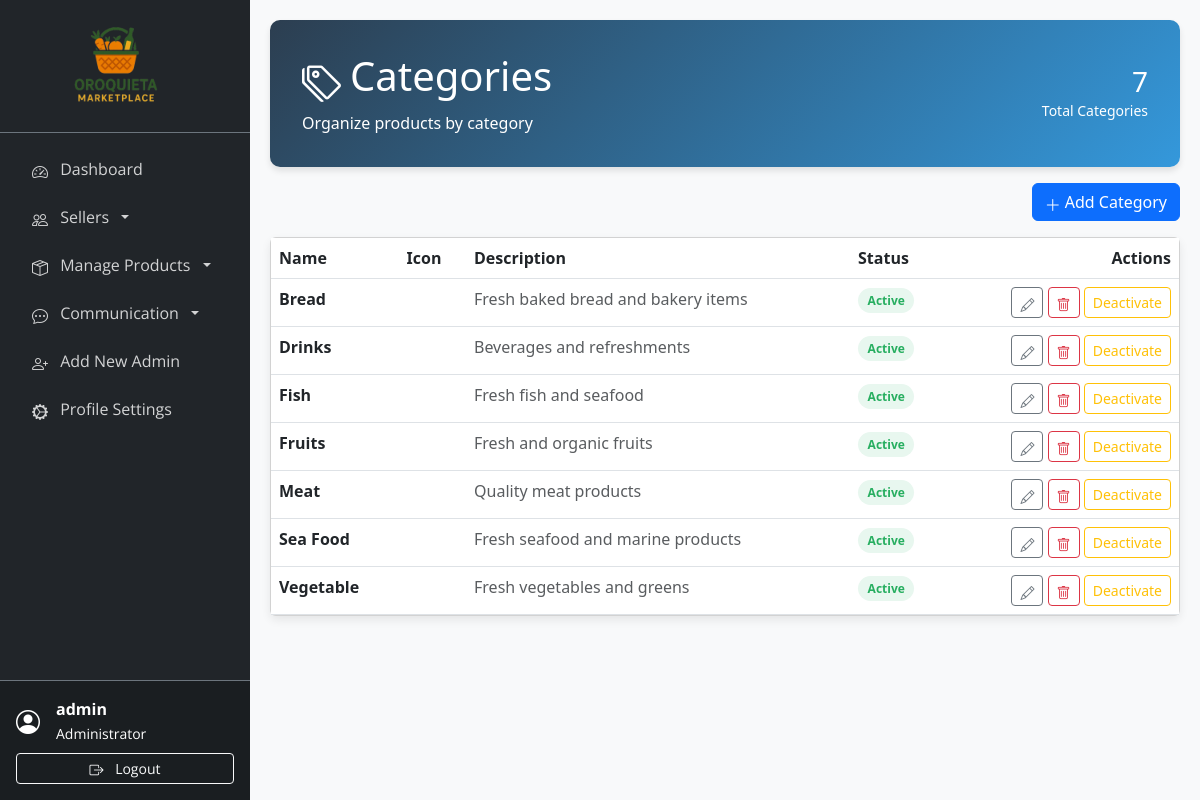
/admin/categories.php (signed in), run on the app's committed database.
### tables this page shows
CREATE TABLE `categories` (
  `id` int(11) NOT NULL,
  `name` varchar(100) NOT NULL,
  `icon` varchar(10) DEFAULT NULL COMMENT 'Emoji or icon character',
  `description` text DEFAULT NULL,
  `parent_id` int(11) DEFAULT NULL,
  `image` varchar(255) DEFAULT NULL,
  `is_active` tinyint(1) DEFAULT 1,
  `created_at` timestamp NOT NULL DEFAULT current_timestamp(),
  `updated_at` timestamp NOT NULL DEFAULT current_timestamp() ON UPDATE current_timestamp()
);

### admin/categories.php (the view, shortened to what this page needs)
<?php
require_once '../includes/db_connect.php';
$categories = [];
try {
    $stmt = $pdo->query('SELECT * FROM categories ORDER BY name ASC');
    $categories = $stmt->fetchAll(PDO::FETCH_ASSOC);
} catch (Exception $e) {
}
$total_categories = is_array($categories) ? count($categories) : 0;
?>
<!DOCTYPE html>
<html lang="en">
<head>
    <link href="https://cdn.jsdelivr.net/npm/bootstrap@5.3.0/dist/css/bootstrap.min.css" rel="stylesheet">
    <link href="https://cdnjs.cloudflare.com/ajax/libs/font-awesome/6.0.0/css/all.min.css" rel="stylesheet">
    <link href="https://cdn.jsdelivr.net/npm/bootstrap-icons@1.10.0/font/bootstrap-icons.css" rel="stylesheet">
</head>
<body>
    <?php include 'sidebar.php'; ?>
    <div class="main-content">
        <div class="page-header">
            <div class="d-flex justify-content-between align-items-center">
                <div>
                    <h1 class="mb-2"><i class="bi bi-tags me-2"></i>Categories</h1>
                    <p class="mb-0">Organize products by category</p>
                </div>
                <div class="text-end">
                    <h3 class="mb-0"><?php echo $total_categories; ?></h3>
                    <small>Total Categories</small>
                </div>
            </div>
        </div>
        <div class="mb-3 text-end">
            <button class="btn btn-primary" data-bs-toggle="modal" data-bs-target="#createModal"><i
                    class="bi bi-plus-lg me-1"></i>Add Category</button>
        </div>
        <div class="card card-shadow">
            <div class="card-body p-0">
                <div class="table-responsive">
                    <table class="table table-hover mb-0">
                        <thead>
                            <tr>
                                <th>Name</th>
                                <th>Icon</th>
                                <th>Description</th>
                                <th>Status</th>
                                <th class="text-end">Actions</th>
                            </tr>
                        </thead>
                        <tbody>
                            <?php if (!$categories): ?>
                                <tr>
                                    <td colspan="5" class="text-center p-4 text-muted">No categories found.</td>
                                </tr>
                            <?php else:
                                foreach ($categories as $cat): ?>
                                    <tr>
                                        <td class="fw-semibold"><?php echo htmlspecialchars($cat['name']); ?></td>
                                        <td><?php echo htmlspecialchars($cat['icon'] ?? ''); ?></td>
                                        <td class="text-muted" style="max-width:420px">
                                            <?php echo htmlspecialchars($cat['description'] ?? ''); ?>
                                        </td>
                                        <td>
                                            <span
                                                class="status-pill <?php echo $cat['is_active'] ? 'status-on' : 'status-off'; ?>"><?php echo $cat['is_active'] ? 'Active' : 'Inactive'; ?></span>
                                        </td>
                                        <td class="text-end">
                                            <button class="btn btn-sm btn-outline-secondary" data-bs-toggle="modal"
                                                data-bs-target="#editModal" data-id="<?php echo (int) $cat['id']; ?>"
                                                data-name="<?php echo htmlspecialchars($cat['name']); ?>"
                                                data-icon="<?php echo htmlspecialchars($cat['icon'] ?? ''); ?>"
                                                data-description="<?php echo htmlspecialchars($cat['description'] ?? ''); ?>"
                                                data-active="<?php echo (int) $cat['is_active']; ?>">
                                                <i class="bi bi-pencil"></i>
                                            </button>
                                            <form method="post" class="d-inline"
                                                onsubmit="return confirm('Delete this category?')">
                                                <button class="btn btn-sm btn-outline-danger"><i
                                                        class="bi bi-trash"></i></button>
                                            </form>
                                            <form method="post" class="d-inline">
                                                <button
                                                    class="btn btn-sm <?php echo $cat['is_active'] ? 'btn-outline-warning' : 'btn-outline-success'; ?>">
                                                    <?php echo $cat['is_active'] ? 'Deactivate' : 'Activate'; ?>
                                                </button>
                                            </form>
                                        </td>
                                    </tr>
                                <?php endforeach; endif; ?>
                        </tbody>
                    </table>
                </div>
            </div>
        </div>
    </div>
</body>
</html>

### admin/categories.php (style rules this page uses)
:root { --primary-color: #2c3e50; --secondary-color: #3498db; --light-bg: #f8f9fa; --card-shadow: 0 4px 6px rgba(0, 0, 0, .1); }
body { background-color: var(--light-bg); }
.main-content { margin-left: 250px; padding: 20px }
.page-header { background: linear-gradient(135deg, var(--primary-color), var(--secondary-color)); color: #fff; padding: 2rem; border-radius: 10px; margin-bottom: 1rem; box-shadow: var(--card-shadow); }
.card-shadow { box-shadow: 0 4px 10px rgba(0, 0, 0, .08) }
.status-pill { padding: .25rem .6rem; border-radius: 999px; font-weight: 600; font-size: .75rem }
.status-on { background: #e8f7ef; color: #27ae60 }

### admin/sidebar.php (style rules this page uses)
:root { --primary-color: #2c3e50; --secondary-color: #3498db; }
.bi { display: inline-block !important; font-family: "bootstrap-icons" !important; font-style: normal; font-weight: normal !important; font-variant: normal; text-transform: none; line-height: 1; vertical-align: middle; -webkit-font-smoothing: antialiased; -moz-osx-font-smoothing: grayscale; }

### data on the page
categories: name "Bread", description "Fresh baked bread and bakery items", is_active "Active"
categories: name "Drinks", description "Beverages and refreshments", is_active "Active"
categories: name "Fish", description "Fresh fish and seafood", is_active "Active"
categories: name "Fruits", description "Fresh and organic fruits", is_active "Active"
categories: name "Meat", description "Quality meat products", is_active "Active"
categories: name "Sea Food", description "Fresh seafood and marine products", is_active "Active"
categories: name "Vegetable", description "Fresh vegetables and greens", is_active "Active"

### other printed values
$_SESSION['username'] "admin"
$total_categories "7"
